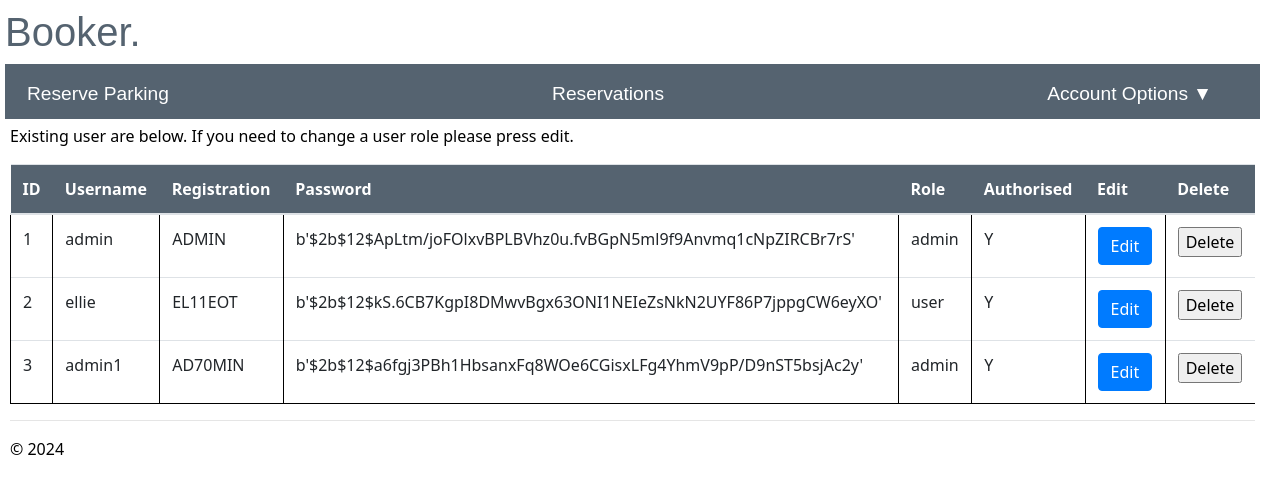
Page /admin/ (signed in) on the earlier database version.
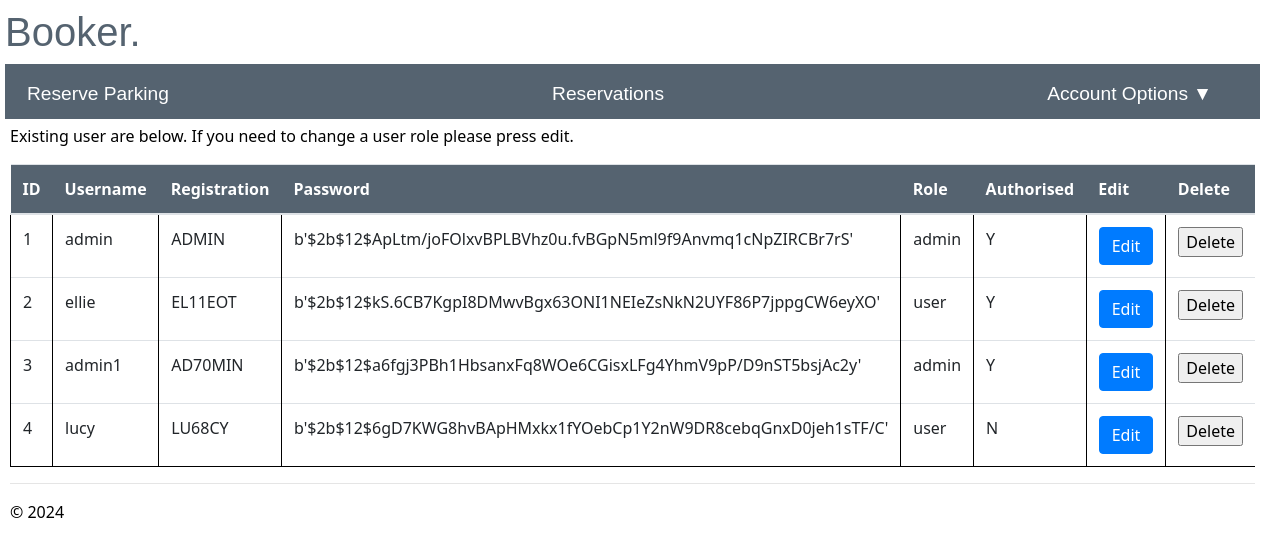
Same page on the later database version.
### app/models/models.py (models this page shows)
class User(db.Model, UserMixin):
    id = db.Column(db.Integer, primary_key=True, nullable=False)
    username = db.Column(db.String(20), nullable=False, unique=True)
    registration = db.Column(db.String(9), nullable=False, unique=True)
    password = db.Column(db.String(30), nullable=False)
    role = db.Column(db.String(5), nullable=False, default='user')
    authorised =db.Column(db.String(1), nullable=False, default='N')
    failed_login_attempts = db.Column(db.Integer,nullable=False, default=0)
    reservation = db.relationship('reserve', backref='user')

### app/admin/routes.py (the view)
@bp.route("/admin/")
@login_required
def admin():
    if current_user.role == 'admin':
        admin= User.query.all()
        current_app.logger.info('Username: %s accessed admin', current_user.username)
        return render_template('admin.html',admin=admin)
    else:
        current_app.logger.critical('Username: %s accessed attempted to access admin', current_user.username)
        flash("You are not authorised to access this page")
        return redirect(url_for("main.reserve_parking"))

### app/__init__.py (called while the page is built)
def create_app():
    app = Flask(__name__)
    env_config = os.getenv("PROD_APP_SETTINGS", "config.Config")
    app.config.from_object(env_config)
    db.init_app(app)
    login_manager.init_app(app)
    app.logger.setLevel(logging.INFO)
    handler = RotatingFileHandler('app.log', maxBytes=10240, backupCount=10)
    handler.setLevel(logging.INFO)
    formatter = logging.Formatter('%(asctime)s - %(levelname)s - %(message)s', datefmt='%Y-%m-%d %H:%M:%S')
    handler.setFormatter(formatter)
    app.logger.addHandler(handler)
    from app.main import bp as main_bp
    app.register_blueprint(main_bp)
    from app.user import bp as user_bp
    app.register_blueprint(user_bp)
    from app.admin import bp as admin_bp
    app.register_blueprint(admin_bp)
    @login_manager.user_loader
    def load_user(user_id):
        return User.query.get(int(user_id))
    return app

### app/user/routes.py (called while the page is built)
@bp.before_app_request
def make_session_permanent():
    session.permanent = True
    current_app.permanent_session_lifetime = timedelta(seconds=30)

### app/admin/templates/admin.html (shortened to what this page needs)
{% extends "layout.html" %}
{% block content %}
<p>Existing user are below. If you need to change a user role please press edit.</p>
<table class="table table-hover">
  <thead class="tables">
        <th>ID</th>
        <th>Username</th>
        <th>Registration</th>
        <th>Password</th>
        <th>Role</th>
        <th>Authorised</th>
        <th>Edit</th>
        <th>Delete</th>
    </thead>
    <tbody>
     {% for admin in admin %}
      <tr>
        <td>{{admin.id}}</td>
        <td>{{admin.username}}</td>
        <td>{{admin.registration}}</td>
        <td>{{admin.password}}</td>
        <td>{{admin.role}}</td>
        <td>{{admin.authorised}}</td>
        <td><a href='{{url_for("admin.edit_user", id=admin.id)}}' class='btn btn-primary'>Edit</a></td>
        <td>
          <form method="POST" action="/delete_user/">
            <input type="submit" value="Delete" onclick='return confirm("Are you sure you want to delete this user?")'>
          </form>
         </td>
      </tr>
     {%endfor%}
    </tbody>
  </table>
{% endblock %}

### app/main/templates/layout.html (shortened to what this page needs)
<!DOCTYPE html>
<html>
    <head>
        <link rel="stylesheet" href="https://stackpath.bootstrapcdn.com/bootstrap/4.5.2/css/bootstrap.min.css">
        <link rel="stylesheet" type="text/css" href="{{ url_for('static', filename='site.css')}}" />
    </head>
    <body>
        <div class="heading">
            <h1>Booker.</h1>
        <div class="navbar">
          <a  href="{{ url_for('main.reserve_parking') }}" class="navbar-item">Reserve Parking</a>
          <a href="{{ url_for('main.reservations') }}" class="navbar-item">Reservations</a>
          <div class="dropdown">
            <a class="navbar-item dropdown-arrow" >Account Options</a>
          </div>
        </div>
        <div class="body-content">
            {% block content %}
            {% endblock %}
            <hr/>
            <footer>
                <p>&copy; 2024</p>
            </footer>
        </div>
    </body>
</html>

### app/static/site.css (style rules this page uses)
.body-content { padding: 5px; font-family:'Segoe UI', Tahoma, Geneva, Verdana, sans-serif; color: rgb(0, 0, 0); }
.heading { display:block; flex-direction: column; justify-content: center; align-items: center; color: rgb(85, 99, 112); font-family:Arial, Helvetica, sans-serif }
.navbar { background-color: rgb(85, 99, 112); font-size: 1.2em; font-family: 'Trebuchet MS', 'Lucida Sans Unicode', 'Lucida Grande', 'Lucida Sans', Arial, sans-serif; color: white; padding: 8px 30px 2px 4px; }
.navbar-item { padding: 8px; margin: 0 10px; text-decoration: none; color: white; cursor: pointer; }
.dropdown-arrow::after { content: '\25BC'; margin-left: 5px; }
tr { border-bottom: 1px solid black; }
td { padding: 1em; border-left: 1px solid black; }
.tables { background-color: rgb(85, 99, 112); color: white; }

### app/main/templates/layout.html (style rules this page uses)
body { padding: 8px 5px 8px 5px; }

Differences in the rows shown:
added User: id "4", username "lucy", registration "LU68CY", password "b'$2b$12$6gD7KWG8hvBApHMxkx1fYOebCp1Y2nW9DR8cebqGnxD0jeh1sTF/C'", role "user", authorised "N"
